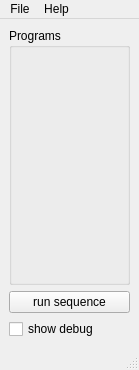
<?xml version="1.0" encoding="UTF-8"?>
<ui version="4.0">
 <class>MainWindow</class>
 <widget class="QMainWindow" name="MainWindow">
  <property name="geometry">
   <rect>
    <x>0</x>
    <y>0</y>
    <width>139</width>
    <height>370</height>
   </rect>
  </property>
  <property name="windowTitle">
   <string>MainWindow</string>
  </property>
  <widget class="QWidget" name="centralwidget">
   <layout class="QVBoxLayout" name="layout">
    <item>
     <widget class="QGroupBox" name="programs">
      <property name="title">
       <string>Programs</string>
      </property>
      <property name="flat">
       <bool>true</bool>
      </property>
      <layout class="QVBoxLayout" name="verticalLayout">
       <item>
        <layout class="QVBoxLayout" name="progLayout"/>
       </item>
      </layout>
     </widget>
    </item>
    <item>
     <widget class="QPushButton" name="runSequence">
      <property name="text">
       <string>run sequence</string>
      </property>
     </widget>
    </item>
    <item>
     <widget class="QCheckBox" name="debugWindow">
      <property name="text">
       <string>show debug</string>
      </property>
     </widget>
    </item>
   </layout>
  </widget>
  <widget class="QMenuBar" name="menubar">
   <property name="geometry">
    <rect>
     <x>0</x>
     <y>0</y>
     <width>139</width>
     <height>22</height>
    </rect>
   </property>
   <widget class="QMenu" name="menuFile">
    <property name="title">
     <string>File</string>
    </property>
    <addaction name="actionNew"/>
    <addaction name="actionAdd"/>
    <addaction name="actionSave"/>
    <addaction name="actionSave_As"/>
   </widget>
   <widget class="QMenu" name="menuHelp">
    <property name="title">
     <string>Help</string>
    </property>
    <addaction name="actionAbout"/>
   </widget>
   <addaction name="menuFile"/>
   <addaction name="menuHelp"/>
  </widget>
  <widget class="QStatusBar" name="statusbar"/>
  <action name="actionNew">
   <property name="text">
    <string>New</string>
   </property>
  </action>
  <action name="actionAdd">
   <property name="text">
    <string>Add</string>
   </property>
  </action>
  <action name="actionSave">
   <property name="text">
    <string>Save</string>
   </property>
  </action>
  <action name="actionSave_As">
   <property name="text">
    <string>Save As</string>
   </property>
  </action>
  <action name="actionAbout">
   <property name="text">
    <string>About</string>
   </property>
  </action>
 </widget>
 <resources/>
 <connections/>
</ui>
